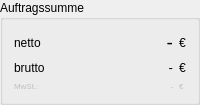
                          <widget class="QGroupBox" name="groupBox_job_sum">
                           <property name="minimumSize">
                            <size>
                             <width>200</width>
                             <height>0</height>
                            </size>
                           </property>
                           <property name="title">
                            <string>Auftragssumme</string>
                           </property>
                           <layout class="QGridLayout" name="gridLayout_9">
                            <item row="1" column="3">
                             <widget class="QLabel" name="label_currency_16">
                              <property name="sizePolicy">
                               <sizepolicy hsizetype="Maximum" vsizetype="Preferred">
                                <horstretch>0</horstretch>
                                <verstretch>0</verstretch>
                               </sizepolicy>
                              </property>
                              <property name="maximumSize">
                               <size>
                                <width>16777215</width>
                                <height>16777215</height>
                               </size>
                              </property>
                              <property name="text">
                               <string>€</string>
                              </property>
                             </widget>
                            </item>
                            <item row="2" column="3">
                             <widget class="QLabel" name="label_currency_17">
                              <property name="sizePolicy">
                               <sizepolicy hsizetype="Maximum" vsizetype="Preferred">
                                <horstretch>0</horstretch>
                                <verstretch>0</verstretch>
                               </sizepolicy>
                              </property>
                              <property name="maximumSize">
                               <size>
                                <width>16777215</width>
                                <height>16777215</height>
                               </size>
                              </property>
                              <property name="text">
                               <string>€</string>
                              </property>
                             </widget>
                            </item>
                            <item row="1" column="0">
                             <widget class="QLabel" name="label_net_4">
                              <property name="text">
                               <string>netto</string>
                              </property>
                             </widget>
                            </item>
                            <item row="3" column="1" colspan="2">
                             <widget class="QLabel" name="label_job_sum_VAT_amount">
                              <property name="enabled">
                               <bool>false</bool>
                              </property>
                              <property name="font">
                               <font>
                                <pointsize>6</pointsize>
                               </font>
                              </property>
                              <property name="text">
                               <string>-</string>
                              </property>
                              <property name="alignment">
                               <set>Qt::AlignRight|Qt::AlignTrailing|Qt::AlignVCenter</set>
                              </property>
                             </widget>
                            </item>
                            <item row="3" column="3">
                             <widget class="QLabel" name="label_currency_18">
                              <property name="enabled">
                               <bool>false</bool>
                              </property>
                              <property name="sizePolicy">
                               <sizepolicy hsizetype="Maximum" vsizetype="Preferred">
                                <horstretch>0</horstretch>
                                <verstretch>0</verstretch>
                               </sizepolicy>
                              </property>
                              <property name="maximumSize">
                               <size>
                                <width>16777215</width>
                                <height>16777215</height>
                               </size>
                              </property>
                              <property name="font">
                               <font>
                                <pointsize>6</pointsize>
                               </font>
                              </property>
                              <property name="text">
                               <string>€</string>
                              </property>
                             </widget>
                            </item>
                            <item row="2" column="0">
                             <widget class="QLabel" name="label_w_tax_4">
                              <property name="text">
                               <string>brutto</string>
                              </property>
                             </widget>
                            </item>
                            <item row="2" column="1" colspan="2">
                             <widget class="QLabel" name="label_job_sum_w_VAT">
                              <property name="font">
                               <font>
                                <pointsize>10</pointsize>
                               </font>
                              </property>
                              <property name="text">
                               <string>-</string>
                              </property>
                              <property name="alignment">
                               <set>Qt::AlignRight|Qt::AlignTrailing|Qt::AlignVCenter</set>
                              </property>
                             </widget>
                            </item>
                            <item row="3" column="0">
                             <widget class="QLabel" name="label_VAT_4">
                              <property name="enabled">
                               <bool>false</bool>
                              </property>
                              <property name="font">
                               <font>
                                <pointsize>6</pointsize>
                               </font>
                              </property>
                              <property name="text">
                               <string>MwSt.:</string>
                              </property>
                             </widget>
                            </item>
                            <item row="1" column="1" colspan="2">
                             <widget class="QLabel" name="label_job_job_sum">
                              <property name="font">
                               <font>
                                <pointsize>14</pointsize>
                               </font>
                              </property>
                              <property name="text">
                               <string>-</string>
                              </property>
                              <property name="alignment">
                               <set>Qt::AlignRight|Qt::AlignTrailing|Qt::AlignVCenter</set>
                              </property>
                             </widget>
                            </item>
                           </layout>
                          </widget>
